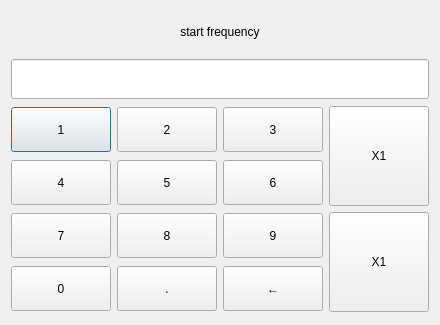
<?xml version="1.0" encoding="UTF-8"?>
<ui version="4.0">
 <class>Dialog</class>
 <widget class="QDialog" name="Dialog">
  <property name="geometry">
   <rect>
    <x>0</x>
    <y>0</y>
    <width>440</width>
    <height>325</height>
   </rect>
  </property>
  <property name="windowTitle">
   <string>Dialog</string>
  </property>
  <layout class="QGridLayout" name="gridLayout_2">
   <item row="0" column="0">
    <widget class="QLabel" name="label">
     <property name="sizePolicy">
      <sizepolicy hsizetype="Preferred" vsizetype="Fixed">
       <horstretch>0</horstretch>
       <verstretch>0</verstretch>
      </sizepolicy>
     </property>
     <property name="minimumSize">
      <size>
       <width>0</width>
       <height>40</height>
      </size>
     </property>
     <property name="text">
      <string>start frequency</string>
     </property>
     <property name="alignment">
      <set>Qt::AlignCenter</set>
     </property>
    </widget>
   </item>
   <item row="1" column="0">
    <widget class="QLineEdit" name="lineEdit">
     <property name="minimumSize">
      <size>
       <width>0</width>
       <height>40</height>
      </size>
     </property>
     <property name="readOnly">
      <bool>true</bool>
     </property>
    </widget>
   </item>
   <item row="2" column="0">
    <layout class="QGridLayout" name="gridLayout">
     <item row="0" column="0">
      <widget class="QPushButton" name="pushButton">
       <property name="minimumSize">
        <size>
         <width>20</width>
         <height>45</height>
        </size>
       </property>
       <property name="text">
        <string>1</string>
       </property>
      </widget>
     </item>
     <item row="0" column="2">
      <widget class="QPushButton" name="pushButton_3">
       <property name="minimumSize">
        <size>
         <width>20</width>
         <height>45</height>
        </size>
       </property>
       <property name="text">
        <string>3</string>
       </property>
      </widget>
     </item>
     <item row="0" column="3" rowspan="2">
      <widget class="QPushButton" name="pushButton_18">
       <property name="minimumSize">
        <size>
         <width>20</width>
         <height>100</height>
        </size>
       </property>
       <property name="text">
        <string>X1</string>
       </property>
      </widget>
     </item>
     <item row="1" column="0">
      <widget class="QPushButton" name="pushButton_4">
       <property name="minimumSize">
        <size>
         <width>20</width>
         <height>45</height>
        </size>
       </property>
       <property name="text">
        <string>4</string>
       </property>
      </widget>
     </item>
     <item row="1" column="1">
      <widget class="QPushButton" name="pushButton_5">
       <property name="minimumSize">
        <size>
         <width>20</width>
         <height>45</height>
        </size>
       </property>
       <property name="text">
        <string>5</string>
       </property>
      </widget>
     </item>
     <item row="1" column="2">
      <widget class="QPushButton" name="pushButton_6">
       <property name="minimumSize">
        <size>
         <width>20</width>
         <height>45</height>
        </size>
       </property>
       <property name="text">
        <string>6</string>
       </property>
      </widget>
     </item>
     <item row="2" column="0">
      <widget class="QPushButton" name="pushButton_7">
       <property name="minimumSize">
        <size>
         <width>20</width>
         <height>45</height>
        </size>
       </property>
       <property name="text">
        <string>7</string>
       </property>
      </widget>
     </item>
     <item row="2" column="1">
      <widget class="QPushButton" name="pushButton_8">
       <property name="minimumSize">
        <size>
         <width>20</width>
         <height>45</height>
        </size>
       </property>
       <property name="text">
        <string>8</string>
       </property>
      </widget>
     </item>
     <item row="2" column="2">
      <widget class="QPushButton" name="pushButton_9">
       <property name="minimumSize">
        <size>
         <width>20</width>
         <height>45</height>
        </size>
       </property>
       <property name="text">
        <string>9</string>
       </property>
      </widget>
     </item>
     <item row="2" column="3" rowspan="2">
      <widget class="QPushButton" name="pushButton_19">
       <property name="minimumSize">
        <size>
         <width>20</width>
         <height>100</height>
        </size>
       </property>
       <property name="text">
        <string>X1</string>
       </property>
      </widget>
     </item>
     <item row="3" column="0">
      <widget class="QPushButton" name="pushButton_10">
       <property name="minimumSize">
        <size>
         <width>20</width>
         <height>45</height>
        </size>
       </property>
       <property name="text">
        <string>0</string>
       </property>
      </widget>
     </item>
     <item row="3" column="1">
      <widget class="QPushButton" name="pushButton_11">
       <property name="minimumSize">
        <size>
         <width>20</width>
         <height>45</height>
        </size>
       </property>
       <property name="text">
        <string>.</string>
       </property>
      </widget>
     </item>
     <item row="3" column="2">
      <widget class="QPushButton" name="pushButton_12">
       <property name="minimumSize">
        <size>
         <width>20</width>
         <height>45</height>
        </size>
       </property>
       <property name="text">
        <string>←</string>
       </property>
      </widget>
     </item>
     <item row="0" column="1">
      <widget class="QPushButton" name="pushButton_2">
       <property name="minimumSize">
        <size>
         <width>20</width>
         <height>45</height>
        </size>
       </property>
       <property name="text">
        <string>2</string>
       </property>
      </widget>
     </item>
    </layout>
   </item>
  </layout>
 </widget>
 <resources/>
 <connections/>
</ui>
